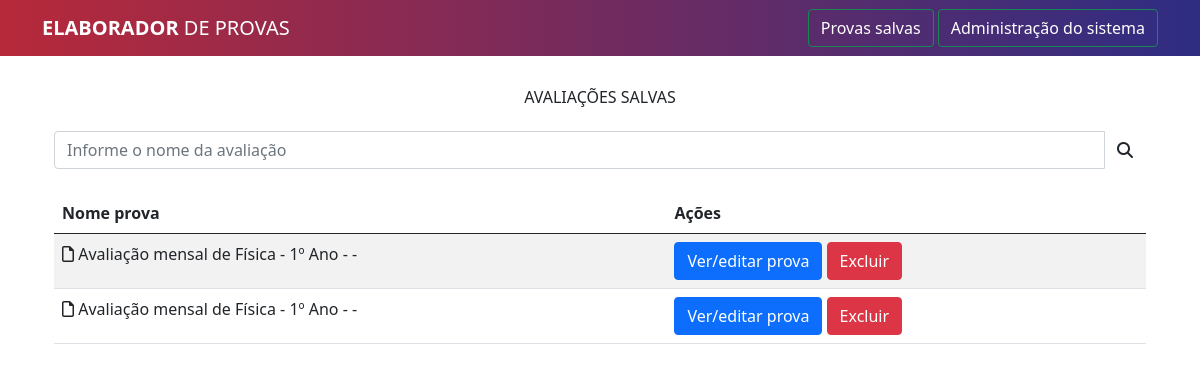
/listar-provas/ (signed in), run on an earlier commit of the app's database.
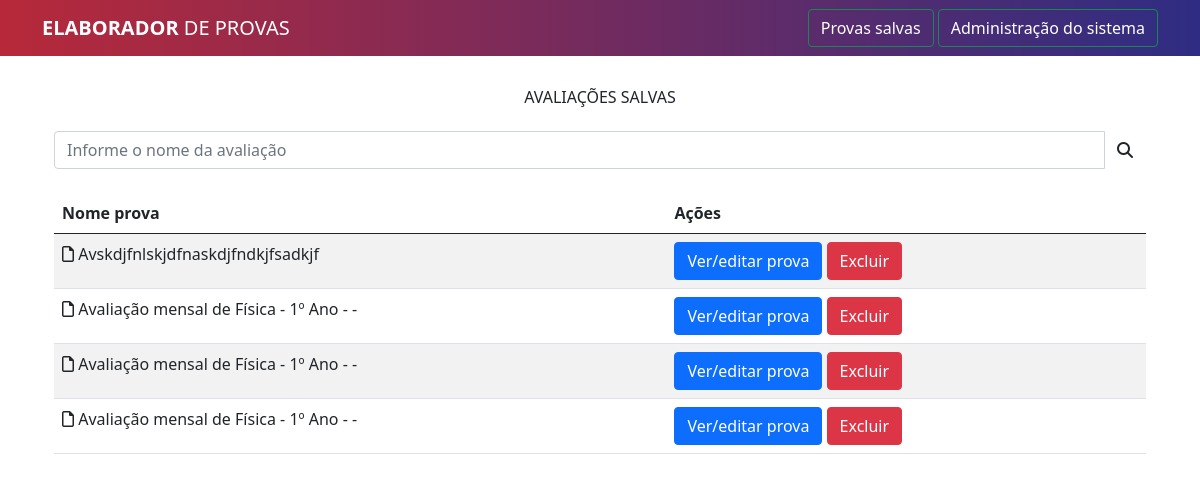
And on a later commit of the database.
### elaboradorapp/models.py (models this page shows, shortened)
class Prova(models.Model):
    html_prova = models.TextField()
    nome_prova = models.CharField(max_length=100, null=True, blank=True)
    criador = models.ForeignKey(User, on_delete=models.SET_NULL, null=True, blank=True)

### elaboradorapp/views/saveListView.py (the view)
# urls.py: path('listar-provas/', views.ListarProvas.as_view(), name='listar-provas'),
class ListarProvas(ListView):
    model = Prova
    template_name = 'elaboradorapp/listar_provas.html'
    def dispatch(self, request, *args, **kwargs):
        if not request.user.is_authenticated:
            return redirect('/admin/login/?next=/')
        return super().dispatch(request, *args, **kwargs)
    def get_context_data(self, **kwargs):
        context = super().get_context_data(**kwargs)
        provas = Prova.objects.all().filter(criador=self.request.user).order_by('-id')
        if self.request.GET.get('search_box'):
            search_box = self.request.GET['search_box']
            provas = Prova.objects.filter(Q(nome_prova__icontains=search_box) | Q(
                criador__username__iexact=search_box))
        context.update({
            'provas': provas,
        })
        return context

### elaboradorapp/templates/elaboradorapp/listar_provas.html (shortened to what this page needs)
{% extends "elaboradorapp/base.html" %}
{% load static %}
{% block content %}
<div class="container mt-5">
    <div class="row">
        <div class="col-12">
            <h6 class="text-center mt-4 mb-4">AVALIAÇÕES SALVAS</h6>
        </div>
        <div class="col-12">
            <form class="form-horizontal mb-4" action="." method="GET">
                <div class="input-group">
                    <input id="search_box" name="search_box" type="text" placeholder="Informe o nome da avaliação" class="form-control" autofocus="true" value="{{ request.GET.search_box }}">
                    <span class="input-group-btn">
                        <button type="submit" class="btn btn-default form-control" title="Clique para realizar a pesquisar">
                            <i class="fa fa-search" aria-hidden="true"></i>
                        </button>
                    </span>
                </div>
            </form>
        </div>
    </div>
    <div class="row">
        <div class="col-12">
            <table class="table table-striped table-hover">
                <thead>
                    <tr>
                        <th scope="col">Nome prova</th>
                        <th scope="col">Ações</th>
                    </tr>
                </thead>
                <tbody>
                    {% for prova in provas %}
                    <tr>
                        <td><i class="fa-regular fa-file"></i>  {{ prova.nome_prova }}</td>
                        <td>
                            <a href="{% url 'elaboradorapp:ver-prova' prova.id %}" class="btn btn-primary">Ver/editar prova</a>
                            <a href="{% url 'elaboradorapp:deletar-prova' prova.id %}" class="btn btn-danger" onclick="return confirmDeletion()">Excluir</a>
                        </td>
                    </tr>
                    {% endfor %}
                </tbody>
            </table>
        </div>
    </div>
</div>
{% endblock content %}

What changed in the data, as far as the page shows it:
added Prova: nome_prova "Avskdjfnlskjdfnaskdjfndkjfsadkjf"
added Prova: nome_prova "Avaliação mensal de Física - 1º Ano - -"
